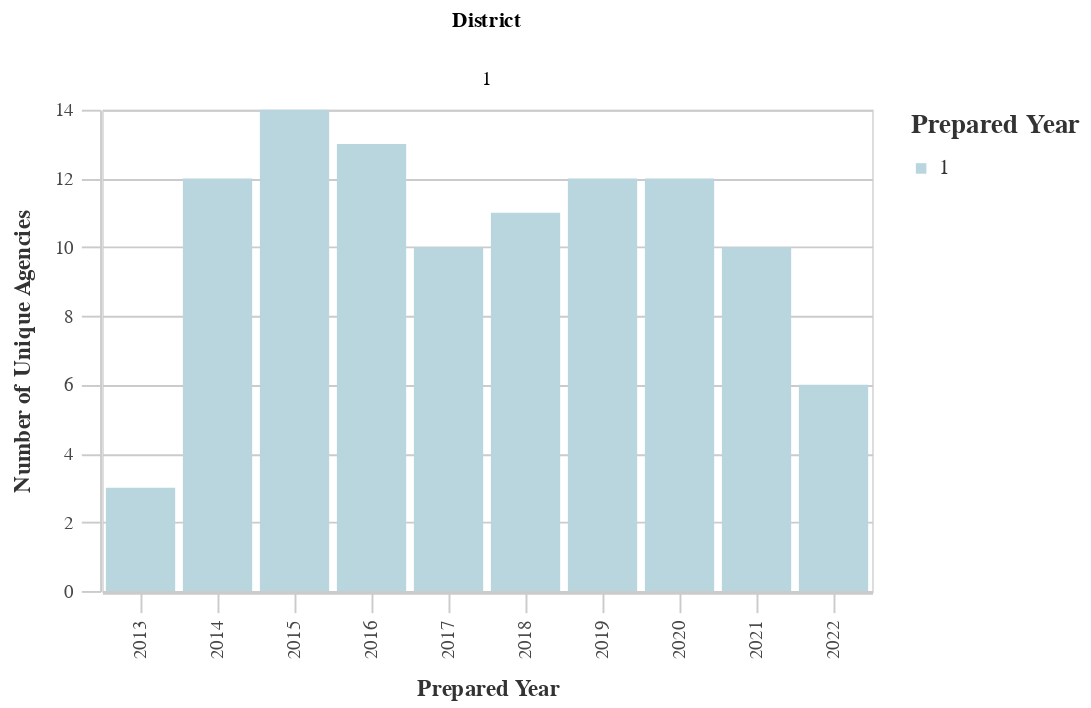

The notebook cell saved with this chart:
### Code cell
# Unique Agencies by Dist
dist_years_agency = ((
        df
        >> group_by(_.prepared_y, _.dist)
        >> summarize(n=_.primary_agency_name.nunique())
        >> arrange(-_.prepared_y)
    )
        .rename(columns={'dist':'District', 'n':'Count'})
    )
chart10 = (alt.Chart(dist_years_agency).mark_bar().encode(
        column='District:N',
        x=alt.X('prepared_y:O', title='Prepared Year'),
        y=alt.Y('Count:Q', title='Number of Unique Agencies'),
        color = alt.Color("District:N", 
                              scale=alt.Scale(
                                  range=altair_utils.CALITP_SEQUENTIAL_COLORS),  
                               legend=alt.Legend(title="Prepared Year")
                              )))
                              
chart10 = styleguide.preset_chart_config(chart10)
chart10 = _dla_utils_reports.add_tooltip(chart10, 'prepared_y', 'Count')
    
display(HTML("<h4><strong>Number of Unique Agencies by District</strong></h4>"))
chart10

### Figure 1 — Vega-Lite specification as saved in the notebook (floating-point values rounded to 4 significant figures)
{"config": {"view": {"continuousWidth": 400, "continuousHeight": 300}, "axis": {"domainColor": "#cbcbcb", "grid": true, "gridColor": "#cbcbcb", "gridWidth": 1, "labelColor": "#474747", "labelFont": "Nunito Sans", "labelFontSize": 10, "labelPadding": 4, "tickColor": "#cbcbcb", "tickSize": 10, "titleColor": "#333", "titleFont": "Raleway", "titleFontSize": 12, "titlePadding": 10}, "axisBand": {"grid": false}, "background": "white", "font": "Raleway", "header": {"labelFont": "Nunito Sans", "titleFont": "Raleway"}, "legend": {"labelColor": "#333", "labelFont": "Nunito Sans", "labelFontSize": 11, "labelLimit": 0, "padding": 1, "symbolSize": 30, "symbolType": "square", "titleColor": "#333", "titleFont": "Raleway", "titleFontSize": 14, "titlePadding": 10}, "title": {"anchor": "middle", "font": "Raleway", "fontSize": 18, "fontWeight": 300, "offset": 20}}, "data": {"name": "data-44973c90b6a6660f45bc67368b5b696a"}, "mark": "bar", "encoding": {"color": {"field": "District", "legend": {"title": "Prepared Year"}, "scale": {"range": ["#B9D6DF", "#8CBCCB", "#2EA8CE", "#136C97", "#0B405B"]}, "type": "nominal"}, "column": {"field": "District", "type": "nominal"}, "tooltip": [{"field": "prepared_y", "type": "quantitative"}, {"field": "Count", "type": "quantitative"}], "x": {"field": "prepared_y", "title": "Prepared Year", "type": "ordinal"}, "y": {"field": "Count", "title": "Number of Unique Agencies", "type": "quantitative"}}, "height": 250, "width": 400, "$schema": "https://vega.github.io/schema/vega-lite/v4.17.0.json", "datasets": {"data-44973c90b6a6660f45bc67368b5b696a": [{"prepared_y": 2022.0, "District": 1, "Count": 6}, {"prepared_y": 2021.0, "District": 1, "Count": 10}, {"prepared_y": 2020.0, "District": 1, "Count": 12}, {"prepared_y": 2019.0, "District": 1, "Count": 12}, {"prepared_y": 2018.0, "District": 1, "Count": 11}, {"prepared_y": 2017.0, "District": 1, "Count": 10}, {"prepared_y": 2016.0, "District": 1, "Count": 13}, {"prepared_y": 2015.0, "District": 1, "Count": 14}, {"prepared_y": 2014.0, "District": 1, "Count": 12}, {"prepared_y": 2013.0, "District": 1, "Count": 3}]}}
